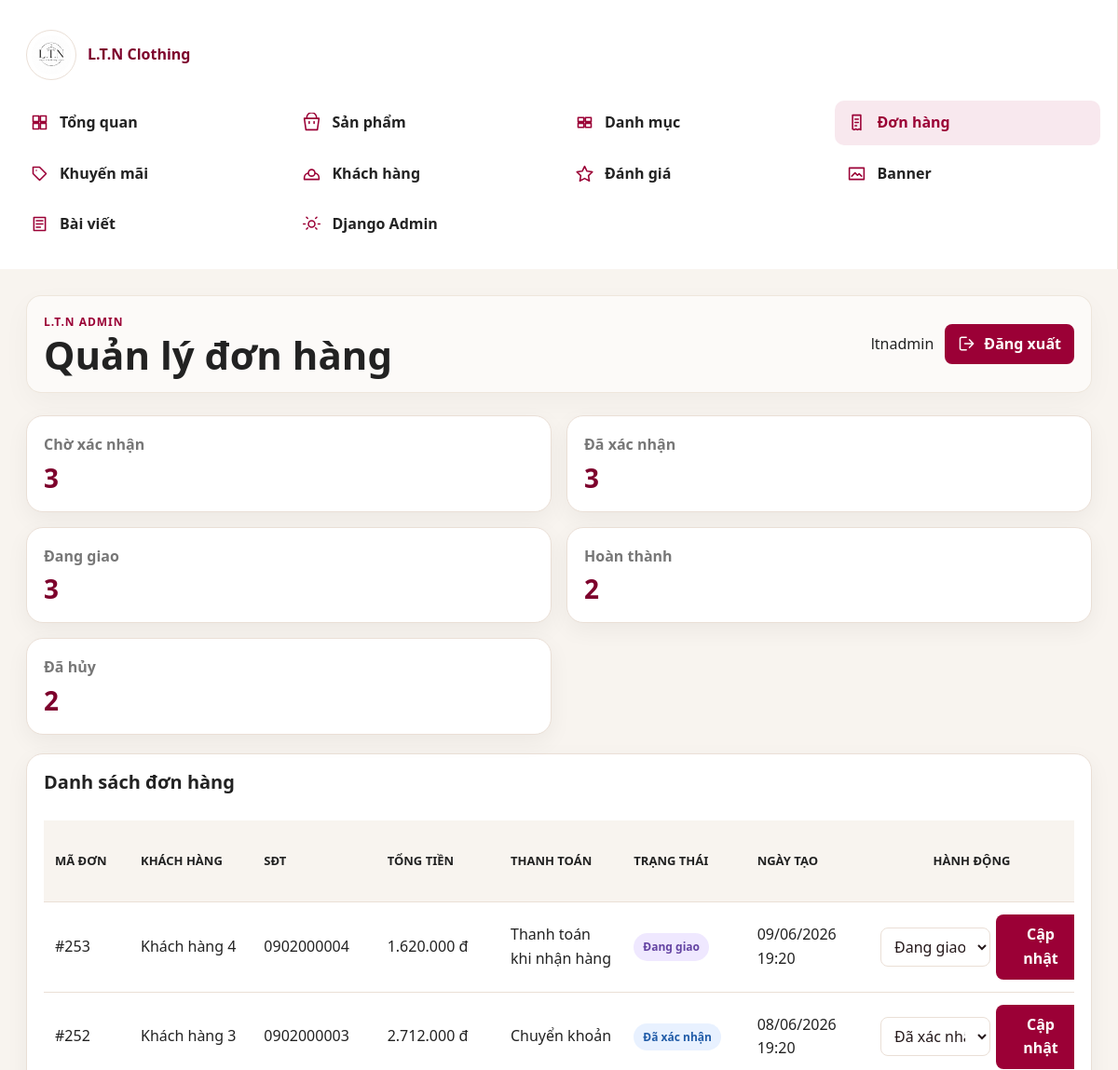
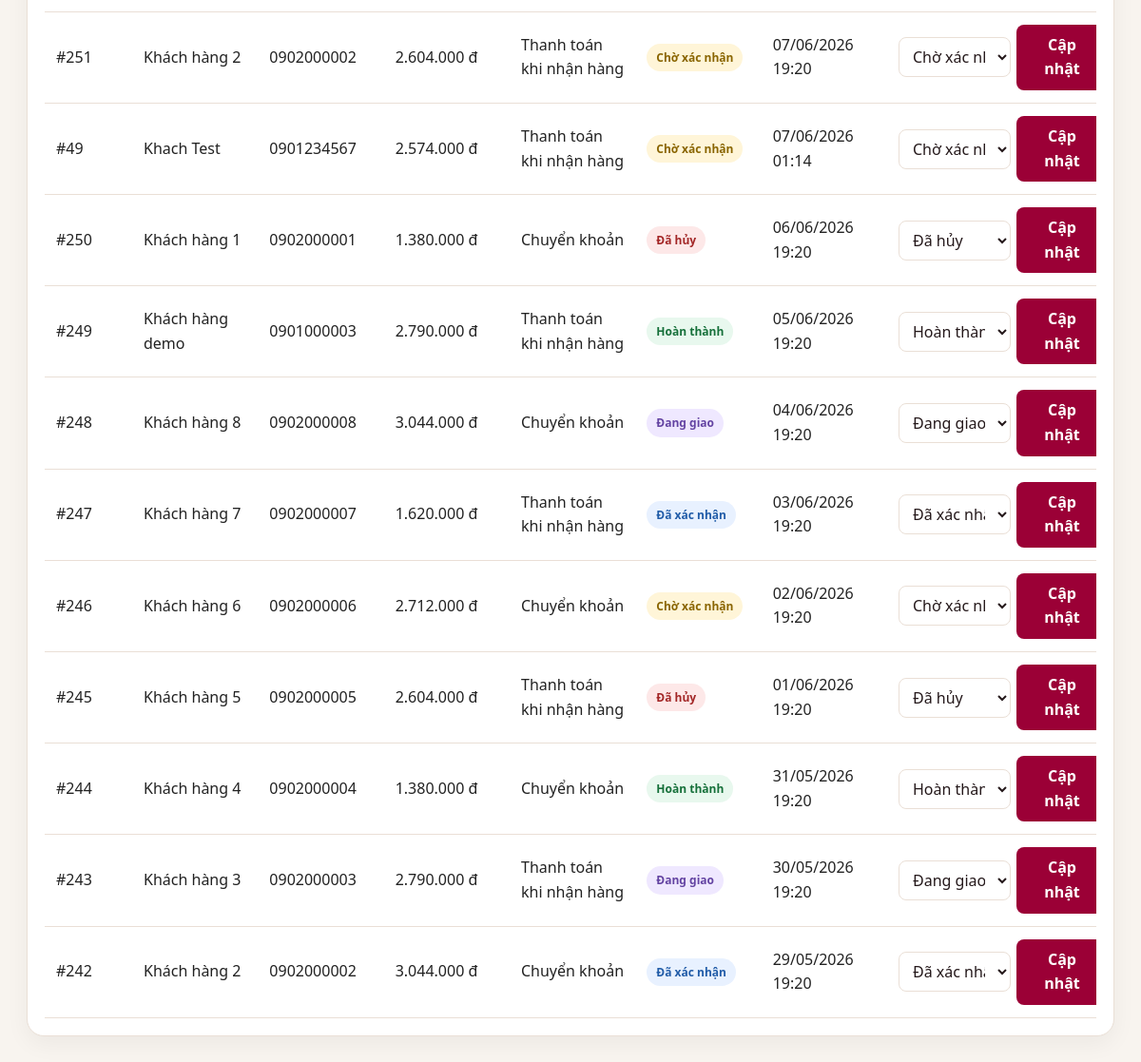
Screenshot of /dashboard/orders/ (signed in) with the database file from the repository (2 pictures, top to bottom).
### shop/models.py (models this page shows, shortened)
class TimeStampedModel(models.Model):
    created_at = models.DateTimeField(auto_now_add=True)
    updated_at = models.DateTimeField(auto_now=True)
    class Meta:
        abstract = True

class Order(TimeStampedModel):
    STATUS_PENDING = "pending"
    STATUS_CONFIRMED = "confirmed"
    STATUS_SHIPPING = "shipping"
    STATUS_COMPLETED = "completed"
    STATUS_CANCELLED = "cancelled"
    STATUS_CHOICES = [
        (STATUS_PENDING, "Chờ xác nhận"),
        (STATUS_CONFIRMED, "Đã xác nhận"),
        (STATUS_SHIPPING, "Đang giao"),
        (STATUS_COMPLETED, "Hoàn thành"),
        (STATUS_CANCELLED, "Đã hủy"),
    ]
    PAYMENT_COD = "cod"
    PAYMENT_BANK = "bank_transfer"
    PAYMENT_CHOICES = [
        (PAYMENT_COD, "Thanh toán khi nhận hàng"),
        (PAYMENT_BANK, "Chuyển khoản"),
    ]
    user = models.ForeignKey(settings.AUTH_USER_MODEL, on_delete=models.PROTECT, related_name="orders")
    full_name = models.CharField(max_length=160)
    phone = models.CharField(max_length=20)
    address = models.CharField(max_length=255)
    note = models.TextField(blank=True)
    total_amount = models.DecimalField(max_digits=12, decimal_places=0, default=0)
    status = models.CharField(max_length=20, choices=STATUS_CHOICES, default=STATUS_PENDING)
    payment_method = models.CharField(max_length=30, choices=PAYMENT_CHOICES, default=PAYMENT_COD)
    class Meta:
        ordering = ["-created_at"]

### shop/views.py (the view, shortened to what this page needs)
# urls.py: path("dashboard/orders/", views.dashboard_orders, name="dashboard_orders"),
@login_required
def dashboard_orders(request):
    if not dashboard_allowed(request.user, staff_ok=False):
        return dashboard_denied(request)
    status_counts = {key: Order.objects.filter(status=key).count() for key, _ in Order.STATUS_CHOICES}
    status_cards = [{"key": key, "label": label, "count": status_counts.get(key, 0)} for key, label in Order.STATUS_CHOICES]
    orders = list(Order.objects.select_related("user").order_by("-created_at"))
    for order in orders:
        order.total_amount_display = format_vnd(order.total_amount)
    return render(request, "dashboard/orders.html", {
        "page_title": "Quản lý đơn hàng",
        "orders": orders,
        "status_cards": status_cards,
        "status_choices": Order.STATUS_CHOICES,
    })

### shop/context_processors.py (called while the page is built)
def dashboard_url_for_user(user):
    if not user.is_authenticated:
        return "/login/"
    role = getattr(getattr(user, "profile", None), "role", "")
    if user.is_superuser or role == "ADMIN":
        return "/dashboard/"
    if role == "STAFF":
        return "/staff/"
    return "/profile/"

def cart_counter(request):
    user_dashboard_url = dashboard_url_for_user(request.user)
    if not request.user.is_authenticated:
        return {"cart_count": 0, "wishlist_count": 0, "user_dashboard_url": user_dashboard_url}
    cart, _ = Cart.objects.get_or_create(user=request.user)
    return {
        "cart_count": sum(item.quantity for item in cart.items.all()),
        "wishlist_count": Wishlist.objects.filter(user=request.user).count(),
        "user_dashboard_url": user_dashboard_url,
    }

### shop/views.py (called while the page is built)
def dashboard_allowed(user, staff_ok=True):
    if not user.is_authenticated:
        return False
    if user.is_superuser:
        return True
    role = getattr(getattr(user, "profile", None), "role", "")
    return role == "ADMIN" or (staff_ok and role == "STAFF")

def money_value(value):
    return int(value or 0)

def format_vnd(value):
    return f"{money_value(value):,}".replace(",", ".") + " đ"

### templates/dashboard/orders.html (shortened to what this page needs)
{% extends "dashboard/base_dashboard.html" %}
{% load humanize %}
{% block content %}
<section class="order-summary-grid">
  {% for card in status_cards %}
    <article class="kpi-card compact"><span>{{ card.label }}</span><strong>{{ card.count }}</strong></article>
  {% endfor %}
</section>
<section class="dash-card">
  <div class="dash-card-head"><h2>Danh sách đơn hàng</h2></div>
  <div class="dash-table-wrap">
    <table class="dash-table">
      <thead><tr><th>Mã đơn</th><th>Khách hàng</th><th>SĐT</th><th>Tổng tiền</th><th>Thanh toán</th><th>Trạng thái</th><th>Ngày tạo</th><th>Hành động</th></tr></thead>
      <tbody>
        {% for order in orders %}
          <tr>
            <td>#{{ order.id }}</td><td>{{ order.full_name }}</td><td>{{ order.phone }}</td><td>{{ order.total_amount_display }}</td><td>{{ order.get_payment_method_display }}</td>
            <td><span class="status-badge status-{{ order.status }}">{{ order.get_status_display }}</span></td><td>{{ order.created_at|date:"d/m/Y H:i" }}</td>
            <td><form class="inline-status-form" method="post">{% csrf_token %}<input type="hidden" name="order_id" value="{{ order.id }}"><select name="status">{% for key, label in status_choices %}<option value="{{ key }}" {% if order.status == key %}selected{% endif %}>{{ label }}</option>{% endfor %}</select><button>Cập nhật</button></form></td>
          </tr>
        {% empty %}<tr><td colspan="8">Chưa có đơn hàng.</td></tr>{% endfor %}
      </tbody>
    </table>
  </div>
</section>
{% endblock %}

### templates/dashboard/base_dashboard.html (shortened to what this page needs)
{% load static humanize %}
<!doctype html>
<html lang="vi">
<head>
  <link rel="stylesheet" href="{% static 'css/base.css' %}">
  <link rel="stylesheet" href="{% static 'css/dashboard.css' %}">
</head>
<body class="dashboard-body">
  <div class="dashboard-shell">
    <aside class="dashboard-sidebar">
      <a class="dashboard-brand" href="{% url 'shop:dashboard' %}">
        <img src="{% static 'WEBIMG/logoweb.jpg' %}" alt="L.T.N Clothing">
        <span>L.T.N Clothing</span>
      </a>
      <nav class="dashboard-nav" aria-label="Admin dashboard">
        <a class="{% if request.resolver_match.url_name == 'dashboard' %}active{% endif %}" href="{% url 'shop:dashboard' %}">
          <span><svg viewBox="0 0 24 24"><path d="M4 4h7v7H4V4Zm9 0h7v7h-7V4ZM4 13h7v7H4v-7Zm9 0h7v7h-7v-7Z"/></svg></span>Tổng quan
        </a>
        <a class="{% if request.resolver_match.url_name == 'dashboard_products' %}active{% endif %}" href="{% url 'shop:dashboard_products' %}">
          <span><svg viewBox="0 0 24 24"><path d="M6 7V6a6 6 0 0 1 12 0v1m-15 0h18l-2 14H5L3 7Zm6 4v2m6-2v2"/></svg></span>Sản phẩm
        </a>
        <a class="{% if request.resolver_match.url_name == 'dashboard_categories' %}active{% endif %}" href="{% url 'shop:dashboard_categories' %}">
          <span><svg viewBox="0 0 24 24"><path d="M4 6h7v5H4V6Zm9 0h7v5h-7V6ZM4 13h7v5H4v-5Zm9 0h7v5h-7v-5Z"/></svg></span>Danh mục
        </a>
        <a class="{% if request.resolver_match.url_name == 'dashboard_orders' %}active{% endif %}" href="{% url 'shop:dashboard_orders' %}">
          <span><svg viewBox="0 0 24 24"><path d="M7 3h10v18l-2-1-2 1-2-1-2 1-2-1V3Zm3 5h4m-4 4h4m-4 4h2"/></svg></span>Đơn hàng
        </a>
        <a class="" href="{% url 'shop:dashboard_sales' %}">
          <span><svg viewBox="0 0 24 24"><path d="M20 12 12 20 4 12V4h8l8 8Zm-12-4h.01"/></svg></span>Khuyến mãi
        </a>
        <a class="{% if request.resolver_match.url_name == 'dashboard_customers' %}active{% endif %}" href="{% url 'shop:dashboard_customers' %}">
          <span><svg viewBox="0 0 24 24"><path d="M16 11a4 4 0 1 0-8 0m8 0a4 4 0 1 1-8 0m8 0c3 1 5 3 5 6v2H3v-2c0-3 2-5 5-6"/></svg></span>Khách hàng
        </a>
        <a class="{% if request.resolver_match.url_name == 'dashboard_reviews' %}active{% endif %}" href="{% url 'shop:dashboard_reviews' %}">
          <span><svg viewBox="0 0 24 24"><path d="m12 3 2.9 5.9 6.5.9-4.7 4.6 1.1 6.5L12 17.8l-5.8 3.1 1.1-6.5-4.7-4.6 6.5-.9L12 3Z"/></svg></span>Đánh giá
        </a>
        <a class="{% if request.resolver_match.url_name == 'dashboard_banners' %}active{% endif %}" href="{% url 'shop:dashboard_banners' %}">
          <span><svg viewBox="0 0 24 24"><path d="M3 5h18v14H3V5Zm3 10 4-4 3 3 2-2 3 3"/></svg></span>Banner
        </a>
        <a class="{% if request.resolver_match.url_name == 'dashboard_blogs' %}active{% endif %}" href="{% url 'shop:dashboard_blogs' %}">
          <span><svg viewBox="0 0 24 24"><path d="M5 4h14v16H5V4Zm3 4h8M8 12h8m-8 4h5"/></svg></span>Bài viết
        </a>
        <a href="/admin/">
          <span><svg viewBox="0 0 24 24"><path d="M12 8a4 4 0 1 0 0 8 4 4 0 0 0 0-8Zm8 4h2M2 12h2m12.9-6.9 1.4-1.4M5.7 18.3l1.4-1.4m0-11.8L5.7 3.7m12.6 14.6-1.4-1.4"/></svg></span>Django Admin
        </a>
      </nav>
    </aside>
    <main class="dashboard-main">
      <header class="dashboard-topbar">
        <div>
          <p class="dashboard-eyebrow">L.T.N Admin</p>
          <h1>{% block page_title %}{{ page_title|default:"Tổng quan" }}{% endblock %}</h1>
        </div>
        <div class="dashboard-user">
          <span>{{ request.user.username }}</span>
          <form method="post" action="{% url 'accounts:logout' %}">
            <button class="dash-btn" type="submit">
              <svg viewBox="0 0 24 24" aria-hidden="true"><path d="M15 17l5-5-5-5m5 5H9m2 8H5a2 2 0 0 1-2-2V6a2 2 0 0 1 2-2h6"/></svg>
              Đăng xuất
            </button>
          </form>
        </div>
      </header>
      {% block content %}{% endblock %}
    </main>
  </div>
</body>
</html>

### static/css/base.css (style rules this page uses)
* { box-sizing: border-box; }
body { margin: 0; font-family: "Segoe UI", Arial, sans-serif; color: var(--text-dark); background: var(--cream-bg); line-height: 1.6; }
a { color: inherit; text-decoration: none; }
img { display: block; max-width: 100%; }
h1, h2, h3, p { margin-top: 0; }
h1 { font-size: clamp(36px, 5vw, 66px); line-height: 1.05; letter-spacing: 0; }
h2 { font-size: clamp(26px, 3vw, 40px); line-height: 1.15; }
.btn, button { border: 0; border-radius: 6px; background: var(--fashion-maroon); color: var(--white); padding: 12px 18px; font: inherit; font-weight: 800; cursor: pointer; transition: transform .18s ease, box-shadow .18s ease, background .18s ease; }
input, select, textarea { width: 100%; min-height: 44px; border: 1px solid var(--border); border-radius: 6px; background: var(--white); color: var(--text-dark); padding: 10px 12px; font: inherit; }
table { width: 100%; border-collapse: collapse; background: var(--white); }
th, td { padding: 13px 14px; border-bottom: 1px solid var(--border); text-align: left; vertical-align: top; }
th { background: var(--rose-bg); color: var(--burgundy-black); }

### rows the page displays
Order: id "253", full_name "Khách hàng 4", phone "0902000004", total_amount_display "1.620.000 đ", payment_method "Thanh toán khi nhận hàng", status "Đang giao", created_at "09/06/2026 19:20"
Order: id "252", full_name "Khách hàng 3", phone "0902000003", total_amount_display "2.712.000 đ", payment_method "Chuyển khoản", status "Đã xác nhận", created_at "08/06/2026 19:20"
Order: id "251", full_name "Khách hàng 2", phone "0902000002", total_amount_display "2.604.000 đ", payment_method "Thanh toán khi nhận hàng", status "Chờ xác nhận", created_at "07/06/2026 19:20"
Order: id "49", full_name "Khach Test", phone "0901234567", total_amount_display "2.574.000 đ", payment_method "Thanh toán khi nhận hàng", status "Chờ xác nhận", created_at "07/06/2026 01:14"
Order: id "250", full_name "Khách hàng 1", phone "0902000001", total_amount_display "1.380.000 đ", payment_method "Chuyển khoản", status "Đã hủy", created_at "06/06/2026 19:20"
Order: id "249", full_name "Khách hàng demo", phone "0901000003", total_amount_display "2.790.000 đ", payment_method "Thanh toán khi nhận hàng", status "Hoàn thành", created_at "05/06/2026 19:20"
Order: id "248", full_name "Khách hàng 8", phone "0902000008", total_amount_display "3.044.000 đ", payment_method "Chuyển khoản", status "Đang giao", created_at "04/06/2026 19:20"
Order: id "247", full_name "Khách hàng 7", phone "0902000007", total_amount_display "1.620.000 đ", payment_method "Thanh toán khi nhận hàng", status "Đã xác nhận", created_at "03/06/2026 19:20"
Order: id "246", full_name "Khách hàng 6", phone "0902000006", total_amount_display "2.712.000 đ", payment_method "Chuyển khoản", status "Chờ xác nhận", created_at "02/06/2026 19:20"
Order: id "245", full_name "Khách hàng 5", phone "0902000005", total_amount_display "2.604.000 đ", payment_method "Thanh toán khi nhận hàng", status "Đã hủy", created_at "01/06/2026 19:20"
Order: id "244", full_name "Khách hàng 4", phone "0902000004", total_amount_display "1.380.000 đ", payment_method "Chuyển khoản", status "Hoàn thành", created_at "31/05/2026 19:20"
Order: id "243", full_name "Khách hàng 3", phone "0902000003", total_amount_display "2.790.000 đ", payment_method "Thanh toán khi nhận hàng", status "Đang giao", created_at "30/05/2026 19:20"
Order: id "242", full_name "Khách hàng 2", phone "0902000002", total_amount_display "3.044.000 đ", payment_method "Chuyển khoản", status "Đã xác nhận", created_at "29/05/2026 19:20"

### other values shown
{{ page_title|default:"Tổng quan" }} "Quản lý đơn hàng"
{{ request.user.username }} "ltnadmin"
{{ card.label }} "Chờ xác nhận" "Đã xác nhận" "Đang giao" "Hoàn thành" "Đã hủy"
{{ card.count }} "3" "3" "3" "2" "2"
